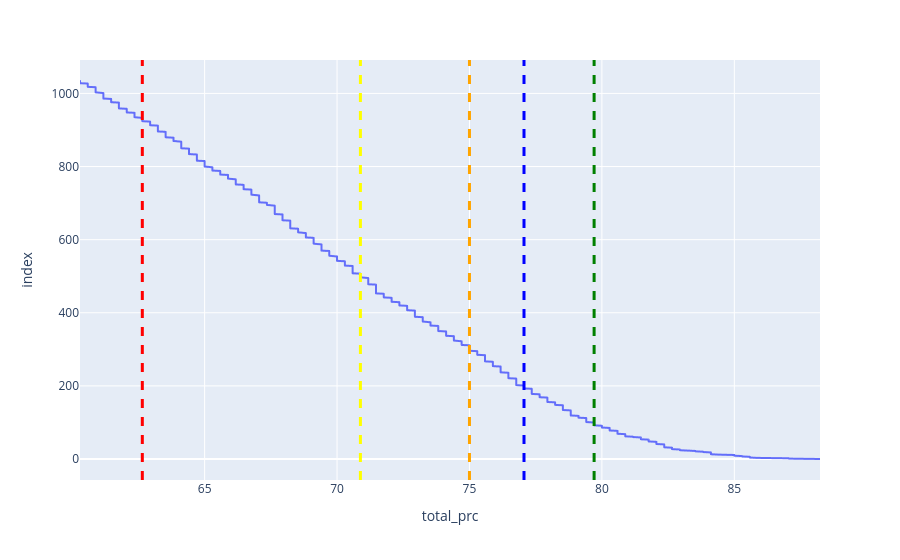

Write notebook code for a chart like this one.
### Code cell
import plotly.express as px

df_fig = df[df['aprovado'] ]

# df é o seu DataFrame do Pandas com os dados do ranking
fig = px.line(df_fig, x="total_prc",y=df_fig.index)
# Se o total é 100 e você quer 50 bins, o size é 2
# fig.update_traces(xbins=dict(
#     size=1  # Força cada barra a ter largura 2
# ))

# # Ativando o Range Slider no eixo X
# fig.update_layout(
#     xaxis=dict(
#         rangeslider=dict(visible=True),
#         type="linear" # ou "date" para séries temporais
#     )
# )
# fig.update_layout(
#     height=800,  # Altura em pixels
#     # width=1000   # Opcional: Largura em pixels
# )
fig.add_vline(x=df_fig['total_prc'].iloc[100], line_width=3, line_dash="dash", line_color="green")
fig.add_vline(x=df_fig['total_prc'].iloc[200], line_width=3, line_dash="dash", line_color="blue")
fig.add_vline(x=df_fig['total_prc'].iloc[300], line_width=3, line_dash="dash", line_color="orange")
fig.add_vline(x=df_fig['total_prc'].iloc[500], line_width=3, line_dash="dash", line_color="yellow")
fig.add_vline(x=df[df_provas['usuario'] == 'cf_auditor']['total_prc'].iloc[0], line_width=3, line_dash="dash", line_color="red")


fig.show()

### Figure 1 — Plotly figure (JSON) as saved in the notebook; plotly's stock layout.template omitted (floating-point values rounded to 4 significant figures; data arrays with more than 128 entries replaced by an {"elided": "..."} marker saying what was removed)
{"data": [{"hovertemplate": "total_prc=%{x}<br>index=%{y}<extra></extra>", "legendgroup": "", "line": {"color": "#636efa", "dash": "solid"}, "marker": {"symbol": "circle"}, "mode": "lines", "name": "", "showlegend": false, "type": "scattergl", "x": {"elided": "1009 float values"}, "xaxis": "x", "y": {"elided": "1009 int values"}, "yaxis": "y"}], "layout": {"legend": {"tracegroupgap": 0}, "margin": {"t": 60}, "shapes": [{"line": {"color": "green", "dash": "dash", "width": 3}, "type": "line", "x0": 79.71, "x1": 79.71, "xref": "x", "y0": 0, "y1": 1, "yref": "y domain"}, {"line": {"color": "blue", "dash": "dash", "width": 3}, "type": "line", "x0": 77.06, "x1": 77.06, "xref": "x", "y0": 0, "y1": 1, "yref": "y domain"}, {"line": {"color": "orange", "dash": "dash", "width": 3}, "type": "line", "x0": 75, "x1": 75, "xref": "x", "y0": 0, "y1": 1, "yref": "y domain"}, {"line": {"color": "yellow", "dash": "dash", "width": 3}, "type": "line", "x0": 70.88, "x1": 70.88, "xref": "x", "y0": 0, "y1": 1, "yref": "y domain"}, {"line": {"color": "red", "dash": "dash", "width": 3}, "type": "line", "x0": 62.65, "x1": 62.65, "xref": "x", "y0": 0, "y1": 1, "yref": "y domain"}], "xaxis": {"anchor": "y", "domain": [0, 1], "title": {"text": "total_prc"}}, "yaxis": {"anchor": "x", "domain": [0, 1], "title": {"text": "index"}}}}
